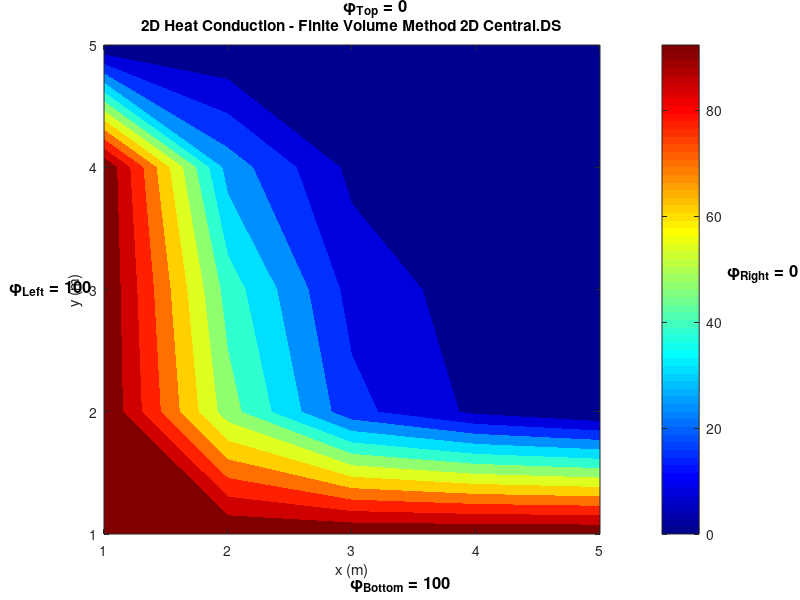
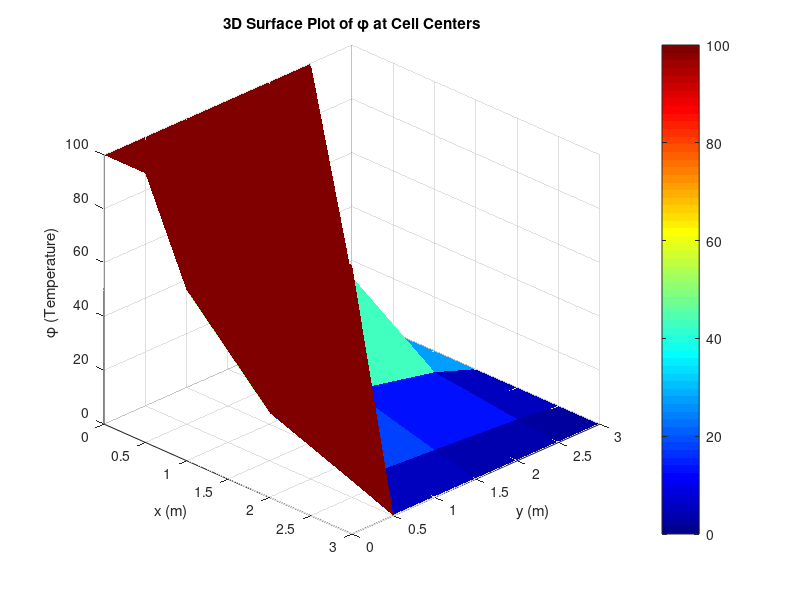

MATLAB code to generate these figures, in order:
clear; clc; close all;
disp('Central D.S The 2D Conv-Diff Problem');
%% Gauss sidel method
% Domain size
Lx = 3;  % Length in x-direction (m)
Ly = 3;  % Length in y-direction (m)
%% Grid parameters
Nx = 3;  % Number of control volumes in x-direction
Ny = 3;  % Number of control volumes in y-direction
dx = Lx / Nx;
dy = Ly / Ny;
%% Initial Boundary Phi Values 
Phi_Left = 100;
Phi_Right = 0;
Phi_Top = 0;
Phi_Bottom = 100;

%% Given Data 
rouh =  1;    % Densityu of the fluid
Gamma = 1;
a =  10;
b = 2;
u = 1;        % Velocity of the fluid along X axis 
v = 4;        % Velocity of the fluid along Y axis 





%% convection Diffusion Coeff

% F_e = rouh*u*dy; F_w = rouh*u*dy;
% F_n = rouh*v*dx; F_s = rouh*v*dx;

F_e = rouh*u; F_w = rouh*u;
F_n = rouh*v; F_s = rouh*v;


D = Gamma/dx; %D_e =D_w = D_n = D_s;
D_e = D;
D_w = D;
D_n = D;
D_s = D;
D_A = 2*D;
D_B = 2*D;
%% Finite Volume Coefficients
aW = D_w + F_w/2;
aE = D_e - F_e/2;
aN = D_n - F_n/2;
aS = D_s + F_s/2;
S_P = b*dx*dy;
S_u = a*dx*dy; 
% Modify coefficients near boundaries
aW_b = 2 * D_w + F_w/2 ; 
aE_b = 2 * D_e - F_e/2; 
aN_b = 2 * D_n - F_n/2;
aS_b = 2 * D_s + F_s/2;
%% Initialize temperature field
phi = zeros(Ny+2, Nx+2);

% Apply Dirichlet Boundary Conditions
phi(:, 1)   = Phi_Left; % Left boundary (x = 0)
phi(:, end) = Phi_Right; % Right boundary (x = Lx)
phi(1, :)   = Phi_Top; % Top boundary (y = Ly)
phi(end, :) = Phi_Bottom; % Bottom boundary (y = 0)
fprintf('The Initial Matrix With all Boundaries(Top Left Right Bottom Left \n')
disp(phi)


%% Iterative solver (Gauss-Seidel)
tol = 1e-6;
error = 1;
iter = 0;

while error > tol
    phi_old = phi;
    
    % Update interior points
    for i = 2:Nx+1
        for j = 2:Ny+1
            if i == 2  % Near left boundary
                % fprintf('left boundary - %d,%d\n',j,i)
                aW_eff = aW_b;
            else
                aW_eff = aW;
            end
%%
            if i == Nx+1  % Near right boundary
                % fprintf(' right boundary - %d,%d\n',j,i)
                aE_eff = aE_b;
            else
                aE_eff = aE;
            end
%%
            if j == 2  % Near Top boundary
                % fprintf('  Top boundary - %d,%d\n',j,i)
                aS_eff = aS_b;
            else
                aS_eff = aS;
            end
%%
            if j == Ny+1  % Near Bottom boundary
                % fprintf('   Bottom boundary - (%d,%d)\n',j,i)
                aN_eff = aN_b;
            else
                aN_eff = aN;
            end
%%
            % Compute new temperature using FVM equation
            aP = aW_eff + aE_eff + aN_eff + aS_eff+S_P;
            phi(j, i) = (aE_eff * phi(j, i+1) + aW_eff * phi(j, i-1) + ...
                       aN_eff * phi(j+1, i) + aS_eff * phi(j-1, i)+S_u) / aP;
        end
    end
    
    % Compute error
    error = max(max(abs(phi - phi_old)));
    iter = iter + 1;
end
%%
fprintf('The Final T Matrix Temp at respective nodes internal + nearer boundary\n')
disp(phi(2:end-1, 2:end-1))
disp(['Converged in ', num2str(iter), ' iterations with error ', num2str(error)]);


% Till here function is fine function call has to writen the T as Phi ,
% please use phi insted of T
% disp('flipud(T)')
% disp(flipud(T))

% Plot solution
figure;
contourf(flipud(phi), 12, 'LineColor', 'none'); 
colorbar;
%clim([200 500]); % Fix color range
colormap(jet); % Match Python's color map
title('2D Heat Conduction - Finite Volume Method 2D Central.DS');
xlabel('x (m)');
ylabel('y (m)');
%% Wall Labels 
annotation('textbox',...
    [0.429385416666667 0.973101265822784 0.134416666666666 0.0263713080168778],...
    'String', {sprintf('\\phi_{Top} = %g', Phi_Top)},...
    'FitBoxToText','off',...
    'EdgeColor','none',...
    'FontSize', 12, ...
    'FontWeight', 'bold');
annotation('textbox',...
    [0.0114166666666666 0.48655063291139 0.0630625 0.06856540084388],...
    'String', {sprintf('\\phi_{Left} = %g', Phi_Left)},...
    'FitBoxToText','off',...
    'EdgeColor','none',...
    'FontSize', 12, ...
    'FontWeight', 'bold');

annotation('textbox',...
    [0.438020833333333 0.00843881856540084 0.14375 0.0358649789029536],...
    'String', {sprintf('\\phi_{Bottom} = %g', Phi_Bottom)},...
    'FitBoxToText','off',...
    'EdgeColor','none',...
    'FontSize', 12, ...
    'FontWeight', 'bold');
annotation('textbox',...
    [0.909765625 0.518459915611814 0.0749999999999998 0.0527426160337549],...
    'String', {sprintf('\\phi_{Right} = %g', Phi_Right)},...
    'FitBoxToText','off',...
    'EdgeColor','none',...
    'FontSize', 12, ...
    'FontWeight', 'bold');

%%
% Define cell-centered coordinates
Px = 1:Nx;
Py = 1:Ny;
xP = [0,(Px - 0.5) * dx,Lx];
yP = [0,(Py - 0.5) * dy,Ly];
[Xp, Yp] = meshgrid(xP, yP);

% Extract internal phi values (removing ghost cells)
phi_internal = phi(2:end-1, 2:end-1);
disp("(phi)")
disp(phi)
% 3D Surface Plot
figure;
surf(Xp, Yp, flipud(phi), 'EdgeColor', 'none');
colorbar;
colormap(jet);
title('3D Surface Plot of \phi at Cell Centers');
xlabel('x (m)');
ylabel('y (m)');
zlabel('\phi (Temperature)');
view(45, 30); % nice viewing angle
